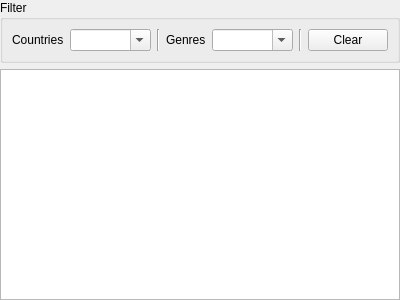
<?xml version="1.0" encoding="UTF-8"?>
<ui version="4.0">
 <class>CuteRadioPluginGetTunesDialog</class>
 <widget class="QWidget" name="CuteRadioPluginGetTunesDialog">
  <property name="geometry">
   <rect>
    <x>0</x>
    <y>0</y>
    <width>400</width>
    <height>300</height>
   </rect>
  </property>
  <property name="windowTitle">
   <string>Form</string>
  </property>
  <layout class="QVBoxLayout" name="verticalLayout">
   <property name="leftMargin">
    <number>0</number>
   </property>
   <property name="topMargin">
    <number>0</number>
   </property>
   <property name="rightMargin">
    <number>0</number>
   </property>
   <property name="bottomMargin">
    <number>0</number>
   </property>
   <item>
    <widget class="QGroupBox" name="groupBox">
     <property name="title">
      <string>Filter</string>
     </property>
     <layout class="QHBoxLayout" name="horizontalLayout">
      <item>
       <widget class="QLabel" name="label">
        <property name="text">
         <string>Countries</string>
        </property>
       </widget>
      </item>
      <item>
       <widget class="QComboBox" name="cb_countries">
        <property name="sizePolicy">
         <sizepolicy hsizetype="Expanding" vsizetype="Fixed">
          <horstretch>0</horstretch>
          <verstretch>0</verstretch>
         </sizepolicy>
        </property>
        <property name="editable">
         <bool>true</bool>
        </property>
        <property name="currentIndex">
         <number>-1</number>
        </property>
        <property name="maxVisibleItems">
         <number>20</number>
        </property>
        <property name="insertPolicy">
         <enum>QComboBox::NoInsert</enum>
        </property>
        <property name="sizeAdjustPolicy">
         <enum>QComboBox::AdjustToMinimumContentsLength</enum>
        </property>
       </widget>
      </item>
      <item>
       <widget class="Line" name="line">
        <property name="orientation">
         <enum>Qt::Vertical</enum>
        </property>
       </widget>
      </item>
      <item>
       <widget class="QLabel" name="label_2">
        <property name="text">
         <string>Genres</string>
        </property>
       </widget>
      </item>
      <item>
       <widget class="QComboBox" name="cb_genres">
        <property name="sizePolicy">
         <sizepolicy hsizetype="Expanding" vsizetype="Fixed">
          <horstretch>0</horstretch>
          <verstretch>0</verstretch>
         </sizepolicy>
        </property>
        <property name="editable">
         <bool>true</bool>
        </property>
        <property name="maxVisibleItems">
         <number>20</number>
        </property>
        <property name="insertPolicy">
         <enum>QComboBox::NoInsert</enum>
        </property>
        <property name="sizeAdjustPolicy">
         <enum>QComboBox::AdjustToMinimumContentsLength</enum>
        </property>
       </widget>
      </item>
      <item>
       <widget class="Line" name="line_2">
        <property name="orientation">
         <enum>Qt::Vertical</enum>
        </property>
       </widget>
      </item>
      <item>
       <widget class="QPushButton" name="pb_clear">
        <property name="text">
         <string>Clear</string>
        </property>
       </widget>
      </item>
     </layout>
    </widget>
   </item>
   <item>
    <widget class="QompPluginTreeView" name="treeView"/>
   </item>
  </layout>
 </widget>
 <customwidgets>
  <customwidget>
   <class>QompPluginTreeView</class>
   <extends>QTreeView</extends>
   <header>qompplugintreeview.h</header>
  </customwidget>
 </customwidgets>
 <resources/>
 <connections/>
</ui>
